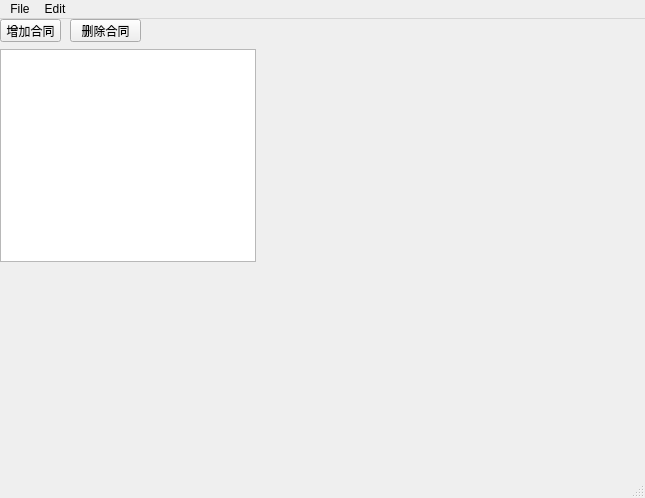
<?xml version="1.0" encoding="UTF-8"?>
<ui version="4.0">
 <class>MainWindow</class>
 <widget class="QMainWindow" name="MainWindow">
  <property name="geometry">
   <rect>
    <x>0</x>
    <y>0</y>
    <width>645</width>
    <height>498</height>
   </rect>
  </property>
  <property name="windowTitle">
   <string>MainWindow</string>
  </property>
  <widget class="QWidget" name="centralwidget">
   <widget class="QPushButton" name="pushButton">
    <property name="geometry">
     <rect>
      <x>0</x>
      <y>0</y>
      <width>61</width>
      <height>23</height>
     </rect>
    </property>
    <property name="text">
     <string>增加合同</string>
    </property>
   </widget>
   <widget class="QPushButton" name="pushButton_2">
    <property name="geometry">
     <rect>
      <x>70</x>
      <y>0</y>
      <width>71</width>
      <height>23</height>
     </rect>
    </property>
    <property name="text">
     <string>删除合同</string>
    </property>
   </widget>
   <widget class="QTableWidget" name="tableWidget">
    <property name="enabled">
     <bool>true</bool>
    </property>
    <property name="geometry">
     <rect>
      <x>0</x>
      <y>30</y>
      <width>256</width>
      <height>213</height>
     </rect>
    </property>
   </widget>
  </widget>
  <widget class="QMenuBar" name="menubar">
   <property name="geometry">
    <rect>
     <x>0</x>
     <y>0</y>
     <width>645</width>
     <height>22</height>
    </rect>
   </property>
   <widget class="QMenu" name="menuFile">
    <property name="title">
     <string>File</string>
    </property>
    <addaction name="actionOpen"/>
    <addaction name="actionImport"/>
    <addaction name="actionSave"/>
    <addaction name="actionExit"/>
   </widget>
   <widget class="QMenu" name="menuEdit">
    <property name="title">
     <string>Edit</string>
    </property>
    <addaction name="separator"/>
    <addaction name="actionzengjia_waibaoshang"/>
    <addaction name="actionzengjiabiaoge"/>
    <addaction name="actionshanchu_hetong"/>
   </widget>
   <addaction name="menuFile"/>
   <addaction name="menuEdit"/>
  </widget>
  <widget class="QStatusBar" name="statusbar"/>
  <action name="actionOpen">
   <property name="text">
    <string>Open</string>
   </property>
  </action>
  <action name="actionImport">
   <property name="text">
    <string>Import</string>
   </property>
  </action>
  <action name="actionSave">
   <property name="text">
    <string>Save</string>
   </property>
  </action>
  <action name="actionExit">
   <property name="text">
    <string>Exit</string>
   </property>
  </action>
  <action name="actionzengjia_waibaoshang">
   <property name="text">
    <string>zengjia waibaoshang</string>
   </property>
  </action>
  <action name="actionzengjiabiaoge">
   <property name="text">
    <string>zengjiabiaoge</string>
   </property>
  </action>
  <action name="actionshanchu_hetong">
   <property name="text">
    <string>shanchu hetong</string>
   </property>
  </action>
 </widget>
 <resources/>
 <connections/>
</ui>
